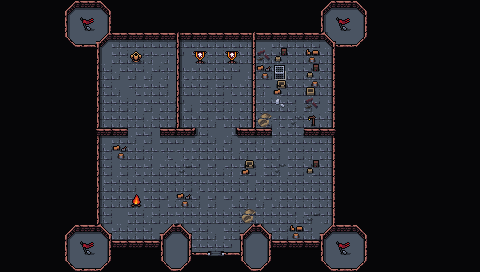

The image is a tile-based game level rendered from a .tmx file. Its description and source (layers, tilesets, objects; grid data summarised) follow:
An orthogonal 30x17 tile map with 16x16 px tiles, 4 tile layers (Collision, Background, Walls, Clutter), 2 tilesets and 11 objects.

<map version="1.10" tiledversion="1.10.1" orientation="orthogonal" renderorder="right-down" width="30" height="17" tilewidth="16" tileheight="16" infinite="0" nextlayerid="8" nextobjectid="60">
 <editorsettings>
  <export target="wastetown..tmx" format="tmx" />
 </editorsettings>
 <tileset firstgid="1" source="../tileset/main.tsx" />
 <tileset firstgid="10113" source="../tileset/buildings.tsx" />
 <layer id="6" name="Collision" width="30" height="17" locked="1">
  <data>[510 cells, 29 non-empty, 9 distinct tile ids]</data>
 </layer>
 <layer id="1" name="Background" width="30" height="17">
  <data>[510 cells, 510 non-empty, 16 distinct tile ids]</data>
 </layer>
 <layer id="2" name="Walls" width="30" height="17">
  <data>[510 cells, 376 non-empty, 21 distinct tile ids]</data>
 </layer>
 <layer id="3" name="Clutter" width="30" height="17">
  <properties>
   <property name="spriteLayer" type="bool" value="true" />
  </properties>
  <data>[510 cells, 34 non-empty, 20 distinct tile ids]</data>
 </layer>
 <objectgroup id="4" name="Objects">
  <object id="38" template="../obj/entry_up.tx" x="208.667" y="254.337">
   <properties>
    <property name="teleport" value="" />
   </properties>
  </object>
  <object id="50" template="../obj/enemy.tx" x="135.516" y="134.997">
   <properties>
    <property name="enemy" value="Goblin Warrior" />
   </properties>
  </object>
  <object id="51" template="../obj/treasure.tx" x="207.345" y="65.3352" />
  <object id="52" template="../obj/gold.tx" x="140.342" y="65.0133" />
  <object id="53" template="../obj/enemy.tx" x="206.163" y="124.163">
   <properties>
    <property name="enemy" value="Goblin Chief" />
   </properties>
  </object>
  <object id="54" template="../obj/enemy.tx" x="208.178" y="152.006">
   <properties>
    <property name="enemy" value="Goblin" />
   </properties>
  </object>
  <object id="55" template="../obj/enemy.tx" x="118.668" y="194.664">
   <properties>
    <property name="enemy" value="Goblin" />
   </properties>
  </object>
  <object id="56" template="../obj/gold.tx" x="289.157" y="56.0147" />
  <object id="57" template="../obj/enemy.tx" x="289.916" y="90.7603">
   <properties>
    <property name="enemy" value="Goblin" />
   </properties>
  </object>
  <object id="58" template="../obj/enemy.tx" x="143.5" y="219.499">
   <properties>
    <property name="enemy" value="Goblin" />
   </properties>
  </object>
  <object id="59" template="../obj/enemy.tx" x="281.96" y="208.637">
   <properties>
    <property name="enemy" value="Goblin Warrior" />
   </properties>
  </object>
 </objectgroup>
</map>
